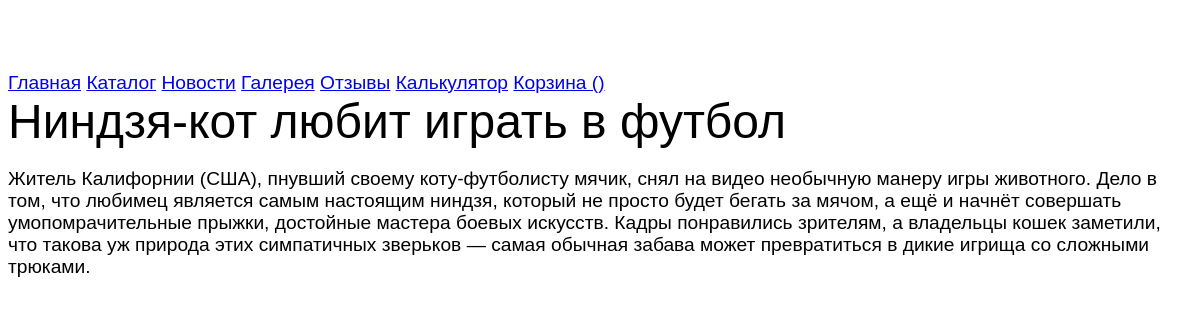
The page /newsone/?id=1 on the database its author committed.
### tables this page shows
CREATE TABLE `news` (
  `id` int NOT NULL,
  `title` text NOT NULL,
  `text` text NOT NULL,
  `likes` int NOT NULL
);

### engine/db.php (called while the page is built, shortened)
<?php
function getDb()
{
  static $db = null;
  if (is_null($db)) {
    $db = @mysqli_connect(HOST, USER, PASS, DB) or die("Could not connect: " . mysqli_connect_error());
  }
  return $db;
}
function getAssocResult($sql)
{
  $db = getDb();
  $result = @mysqli_query($db, $sql) or die(mysqli_error($db));
  $array_result = [];
  while ($row = mysqli_fetch_assoc($result))
    $array_result[] = $row;
  return $array_result;
}

### engine/news.php (called while the page is built, shortened)
<?php
function getOneNews($id)
{
  return getAssocResult("SELECT * FROM news WHERE id = {$id}")[0];
}

### engine/controller.php (called while the page is built, shortened)
<?php
function prepareVariables($page, $action)
{
  $params['layout'] = 'main';
  switch ($page) {
    case 'newsone':
      $id = (int)$_GET['id'];
      $params['news'] = getOneNews($id);
      break;
  }
  return $params;
}

### templates/newsOne.php (the view)
<div>
    <h1><?=$news['title']?></h1>
    <p><?=$news['text']?></p>
</div>

### public/css/style.css (style rules this page uses)
body { font: normal 1.2em Verdana,Arial,sans-serif; height: 100%; padding-bottom: 1px; padding-top: 64px; }
h1 { font: normal 2.5em Arial,sans-serif; margin: 0; padding: 0; }

### rows shown on the page
news: title "Ниндзя-кот любит играть в футбол", text "Житель Калифорнии (США), пнувший своему коту-футболисту мячик, снял на видео необычную манеру игры животного. Дело в том, что любимец является самым настоящим ниндзя, который не просто будет бегать за мячом, а ещё и начнёт совершать умопомрачительные прыжки, достойные мастера боевых искусств. Кадры понравились зрителям, а владельцы кошек заметили, что такова уж природа этих симпатичных зверьков — самая обычная забава может превратиться в дикие игрища со сложными трюками."
